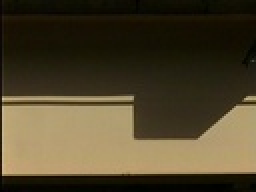
#> input picture Unsupervised/GMM-based-clustering/test_image/610005146.jpg, 128 x 96 px, shrunk from 320 x 240 before the run, found by its file name (shown 2 times larger)
$ python kmeans_segementation.py
#> lines starting #> are read from the running program, lines starting #| are printed output that depends on the picture; after the words box and inside, x2 and y2 are one past the last pixel; in counts of white or black regions, pixels touching at a corner belong together
### Unsupervised/Kmeans/main/find_boundary.py
import numpy as np
import matplotlib.pyplot as plt
def find_bound (label, size):
    height = size[0]
    width = size[1]
    ret = np.zeros([height,width, 1], dtype=bool)
    div = label.reshape([height,width,1])
    df0 = np.diff(div,axis=0)
    df1 = np.diff(div,axis=1)
    mask0 = df0 != 0
    mask1 = df1 != 0
    ret[0:height - 1, :, :] = np.logical_or(ret[0:height - 1, :, :], mask0)
    ret[1:height, :, :] = np.logical_or(ret[1:height, :,:], mask0)
    ret[:,  0:width-1, :] = np.logical_or(ret[:,  0:width-1,:],mask1)
    ret[:, 1:width, :] = np.logical_or(ret[:, 1:width,:], mask1)

    ret2 = np.ones([height,width,1], dtype="uint8")
    ret2 = ret2*255 - ret * 255
    # plt.imshow(ret)
    # plt.show()
    return ret2

### Unsupervised/Kmeans/main/kmeans_segementation.py
import cv2
import numpy as np
import argparse
import time
import find_boundary as bz
import os
import glob
def kmeans_seg(img, K):
    size = img.shape
    height = size[0]
    width = size[1]
    channel = size[2]

    imgPos = np.zeros(shape=(height, width, channel + 2))

    for i in range(height):
        for j in range(width):
            imgPos[i][j] = np.append(img[i][j], [i, j])

    Z = imgPos.reshape((-1, 5))

    # convert to np.float32
    Z = np.float32(Z)

    # define criteria, number of clusters(K) and apply kmeans()
    criteria = (cv2.TERM_CRITERIA_EPS + cv2.TERM_CRITERIA_MAX_ITER, 1000, 0.1)
    # criteria = (10, 100, 1.0)

    ret, label, center = cv2.kmeans(Z, K, None, criteria, 20, cv2.KMEANS_RANDOM_CENTERS)

    # Now convert back into uint8, and make original image
    center = np.uint8(center)
    res = center[label.flatten(), 0:3]
    res2 = res.reshape((img.shape))

    mask = bz.find_bound(label, size)

    # [6 lines of commented-out code are left out]
    return res2, mask


def seg(input_path,output_path, output_path2,K):
    start = time.time()
    img = cv2.imread(input_path)
    img_seg, img_binary = kmeans_seg(img, K)
    cv2.imwrite(output_path, img_seg)
    cv2.imwrite(output_path2, img_binary)
    end = time.time()
    print("Spend time: " + str(end - start))

def main():
    # Dir = '/home/tone/workspace/jupyter_lab/lab/Hanh/data/images/image_test'
    Desresult = '/home/buiduchanh/WorkSpace/Javis/Kmeans/result_Kmeans'
    Desresult_bound = '/home/buiduchanh/WorkSpace/Javis/Kmeans/result_bound'
    # imagelist = sorted(glob.glob('{}/*'.format(Dir)))
    listimage = [['/home/buiduchanh/Downloads/画像データ/61/6162/15100040/610000119/610005146.jpg', 'shadow'],
                 ['/home/buiduchanh/Downloads/画像データ/61/6162/10500115/610000690/610032722.jpg', 'small_rust'],
                 ['/home/buiduchanh/Downloads/画像データ/61/6162/10500115/610000690/610032743.jpg', 'pipe'],
                 ['/home/buiduchanh/Downloads/画像データ/61/6162/15100090/610000143/610006427.jpg', 'large_rust'],
                 ['/home/buiduchanh/Downloads/画像データ/61/6162/15100090/610000143/610006454.jpg', 'shadow'],
                 ['/home/buiduchanh/Downloads/画像データ/61/6162/15100040/610000119/610005120.jpg', 'cable'],
                 ['/home/buiduchanh/Downloads/画像データ/61/6162/15100190/610000688/610032632.jpg', 'tree'],
                 ['/home/buiduchanh/Downloads/画像データ/61/6162/15100420/610000299/610014266.jpg', 'large_rust'],
                 ['/home/buiduchanh/Downloads/画像データ/61/6162/10500115/610000004/610000203.jpg', 'high_contrast'],
                 ['/home/buiduchanh/Downloads/画像データ/61/6162/10500180/610000033/610001218.jpg', 'medium_contrast'],
                 ['/home/buiduchanh/Downloads/画像データ/61/6162/15100390/610000263/610012394.jpg', 'low_contrast']]

    for input_path in listimage:
        print(input_path[0])
        basename = os.path.splitext(os.path.basename(input_path[0]))[0]
        # newname = basename + '_result' + '.jpg'
        newname = '{}_{}.jpg'.format(basename,input_path[1])
        output_path = os.path.join(Desresult,newname)
        output_path2 = os.path.join(Desresult_bound,newname)
        numberK = 3
        seg(input_path[0],output_path,output_path2,numberK)
#> in seg, img is the input picture: shape (96, 128, 3); mean B, G, R 43.3, 67.4, 78.1
#> in kmeans_seg, `ret, label, center = cv2.kmeans(Z, K, None, criteria, 20, cv2.KMEANS_R..`: ret = 22131361.1; label = 12288 values, max 2 at index 0, min 0 at index 6145, mean 0.983; center = [[112.2, 156.4, 178.5, 70.02, 57.88], [12.44, 27.41, 32.56, 40.42, 93.86], [9.18, 23.67, 29.19, 32.62, 31.31]]
#> in kmeans_seg, `center = np.uint8(center)`: center = [[112, 156, 178, 70, 57], [12, 27, 32, 40, 93], [9, 23, 29, 32, 31]]
#> in kmeans_seg, `res2 = res.reshape((img.shape))`:
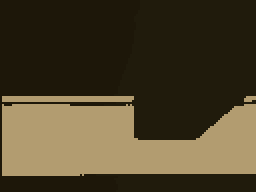
#> res2: shape (96, 128, 3) (shown 2 times larger); mean B, G, R 43, 66.9, 77.6
#> in find_bound, `div = label.reshape([height,width,1])`:
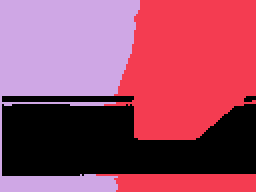
#> div: shape (96, 128, 1) int32 (shown 2 times larger); 3 distinct labels, from 0 to 2; one colour per label, 0 black
#> in find_bound, `df1 = np.diff(div,axis=1)`:
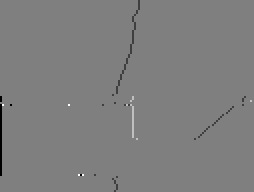
#> df1: shape (96, 127, 1) int32 (shown 2 times larger); min -2, max 2, mean -0.0109; drawn with min black and max white
#> in find_bound, `mask0 = df0 != 0`:
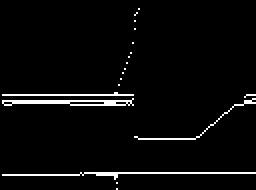
#> mask0: shape (95, 128, 1) bool (shown 2 times larger); 3.6% white in thin lines or dots
#> in find_bound, `mask1 = df1 != 0`: mask1: shape (96, 127, 1) bool; 1.2% white in thin lines or dots
#> in find_bound, `ret[0:height - 1, :, :] = np.logical_or(ret[0:height - 1, :, :], mask0)`: ret: shape (96, 128, 1) bool; 3.5% white in thin lines or dots
#> in find_bound, `ret[1:height, :, :] = np.logical_or(ret[1:height, :,:], mask0)`:
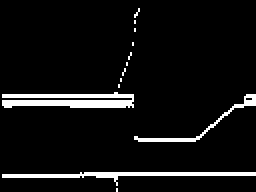
#> ret: shape (96, 128, 1) bool (shown 2 times larger); 6.6% white in thin lines or dots
#> in find_bound, `ret[:,  0:width-1, :] = np.logical_or(ret[:,  0:width-1,:],mask1)`:
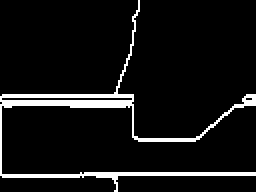
#> ret: shape (96, 128, 1) bool (shown 2 times larger); 7.3% white in thin lines or dots
#> in find_bound, `ret[:, 1:width, :] = np.logical_or(ret[:, 1:width,:], mask1)`:
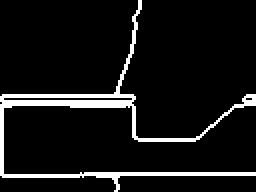
#> ret: shape (96, 128, 1) bool (shown 2 times larger); 8.1% white in thin lines or dots
#> in find_bound, `ret2 = ret2*255 - ret * 255`: ret2: shape (96, 128, 1) int64; 91.9% white; black in thin lines or dots
#> pass 2 of the loop in main, `for input_path in listimage:`:
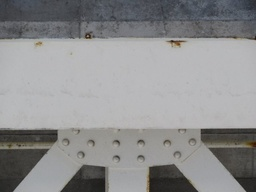
#> input picture Unsupervised/GMM-based-clustering/test_image/610032722.jpg, 256 x 192 px, shrunk from 640 x 480 before the run, found by its file name
#> in seg, img is the input picture: shape (192, 256, 3); mean B, G, R 142.1, 141.6, 141.4
#> res2: shape (192, 256, 3)
#> in find_bound (call 2), `div = label.reshape([height,width,1])`:
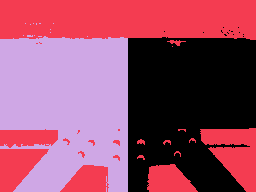
#> div: shape (192, 256, 1) int32; 3 distinct labels, from 0 to 2; one colour per label, 0 black
#> df0: shape (191, 256, 1) int32; 3 distinct labels, from -1 to 1
#> df1: shape (192, 255, 1) int32
#> mask0: shape (191, 256, 1) bool; 2.2% white in thin lines or dots, all inside (x1, y1, x2, y2) = (0, 22, 256, 191)
#> mask1: shape (192, 255, 1) bool; 1.6% white in thin lines or dots, all inside (x1, y1, x2, y2) = (3, 23, 250, 192)
#> in find_bound (call 2), `ret[:, 1:width, :] = np.logical_or(ret[:, 1:width,:], mask1)`:
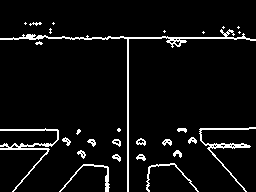
#> ret: shape (192, 256, 1) bool; 5.6% white in thin lines or dots, all inside (x1, y1, x2, y2) = (0, 22, 256, 192)
#> pass 3 of the loop in main, `for input_path in listimage:`:
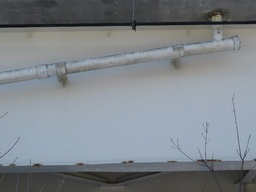
#> input picture Unsupervised/GMM-based-clustering/test_image/610032743.jpg, 256 x 192 px, shrunk from 640 x 480 before the run, found by its file name
#> in seg, img is the input picture: shape (192, 256, 3); mean B, G, R 136.7, 131.3, 125.3
#> in find_bound (call 3), `div = label.reshape([height,width,1])`:
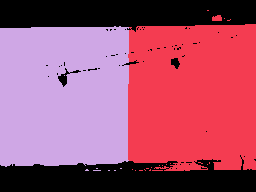
#> div: shape (192, 256, 1) int32; 3 distinct labels, from 0 to 2; one colour per label, 0 black
#> mask0: shape (191, 256, 1) bool; 2.3% white in thin lines or dots, all inside (x1, y1, x2, y2) = (0, 9, 256, 171)
#> mask1: shape (192, 255, 1) bool; 1.2% white in thin lines or dots, all inside (x1, y1, x2, y2) = (0, 10, 255, 171)
#> in find_bound (call 3), `ret[:, 1:width, :] = np.logical_or(ret[:, 1:width,:], mask1)`:
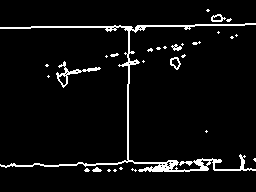
#> ret: shape (192, 256, 1) bool; 5.2% white in thin lines or dots, all inside (x1, y1, x2, y2) = (0, 9, 256, 172)
#> the loop made 7 passes; the first 3 are shown

if __name__ == "__main__":
#> (the run stopped early here; a loop or call above may not have finished)
